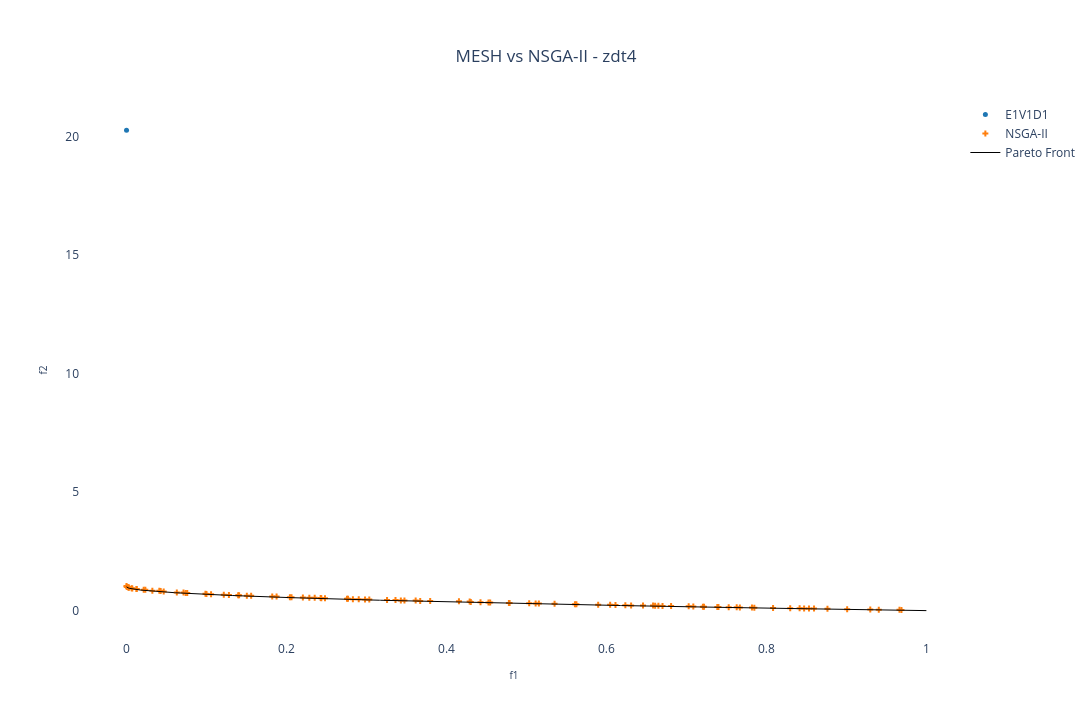

Notebook source saved alongside this figure:
### Markdown cell above
### MESH vs Pymoo 2D:

### Code cell
nsga2_result = pickle.load(open(f'../result/NSGA2_{experiment_name}.pkl', 'rb'))

# Creating a subplot
fig = go.Figure()

add_MESH = True
if(add_MESH):
    for i in range(num_dataset):
        fig.add_trace(pareto_front[i])

fig.add_trace(go.Scatter(x=nsga2_result['combined'][1][:,0], 
               y=nsga2_result['combined'][1][:,1],
               mode='markers', marker=dict(size=5, symbol=marker_symbols[(num_dataset + 1) % num_symbols], color=solid_colors[-1]),
               name="NSGA-II")
               )

# Plotting the Pareto front
real_pareto_front = get_pareto(experiment_name, n_pareto_points, position_dim, 2)
fig.add_trace(
	go.Scatter(x=real_pareto_front[:,0],
		y=real_pareto_front[:,1],
		mode='lines', line=dict(width=1, color='black'),
		name='Pareto Front',
		showlegend=(i==0)
		)
	)

# Setting layout
fig.update_layout(
    showlegend=True,
    xaxis=dict(title=dict(text='f1', font=dict(size=10))),
    yaxis=dict(title=dict(text='f2', font=dict(size=10))),
    title=dict(
        text='MESH vs NSGA-II - ' + experiment_name,
        x=0.5,  # Centering the title
        xanchor='center',
        yanchor='top'
    ),
    #margin=dict(l=0, r=0, b=0, t=0), # Rearrange the margin
    width=1520,   # Figure width (pixels)
    height=720,  # Figure height (pixels)
    paper_bgcolor="white",
    plot_bgcolor='white'
)

# Showing the figure
fig.show()

### Figure 1 — Plotly figure (JSON) as saved in the notebook; plotly's stock layout.template omitted (floating-point values rounded to 4 significant figures; data arrays with more than 128 entries replaced by an {"elided": "..."} marker saying what was removed)
{"data": [{"marker": {"color": "#1f77b4", "size": 5, "symbol": "circle"}, "mode": "markers", "name": "E1V1D1", "showlegend": true, "type": "scatter", "x": [0], "y": [20.26]}, {"marker": {"color": "#ff7f0e", "size": 5, "symbol": "cross"}, "mode": "markers", "name": "NSGA-II", "type": "scatter", "x": [0, 0.0001518, 0.0009489, 0.002311, 0.002611, 0.002826, 0.006353, 0.007193, 0.01248, 0.01265, 0.02146, 0.02354, 0.0323, 0.04102, 0.04266, 0.04649, 0.06287, 0.07127, 0.07402, 0.07591, 0.09868, 0.09995, 0.1057, 0.1216, 0.128, 0.1396, 0.1407, 0.1504, 0.1558, 0.1822, 0.1876, 0.2043, 0.2063, 0.2205, 0.2286, 0.2353, 0.2427, 0.2435, 0.2481, 0.2756, 0.2769, 0.283, 0.2903, 0.2982, 0.3035, 0.3257, 0.3363, 0.343, 0.3475, 0.3615, 0.3672, 0.3796, 0.4156, 0.429, 0.4304, 0.4426, 0.4526, 0.4547, 0.4781, 0.4789, 0.5034, 0.5115, 0.5155, 0.5352, 0.5606, 0.5625, 0.5897, 0.6046, 0.6113, 0.6236, 0.6309, 0.6457, 0.6583, 0.6608, 0.665, 0.6701, 0.6808, 0.7028, 0.7086, 0.7206, 0.722, 0.7386, 0.74, 0.7529, 0.7629, 0.7668, 0.782, 0.7849, 0.8083, 0.8298, 0.8415, 0.8471, 0.8532, 0.8595, 0.8763, 0.901, 0.9299, 0.9405, 0.9664, 0.9689], "y": [1.037, 1.009, 0.998, 0.9855, 0.9695, 0.9665, 0.9419, 0.9342, 0.9085, 0.9074, 0.8814, 0.877, 0.8407, 0.8345, 0.8255, 0.8039, 0.7676, 0.7662, 0.7469, 0.7425, 0.708, 0.7018, 0.6922, 0.6687, 0.6599, 0.6476, 0.6426, 0.629, 0.6223, 0.5956, 0.5924, 0.5654, 0.5613, 0.5534, 0.5453, 0.5384, 0.5359, 0.526, 0.5203, 0.4963, 0.4952, 0.4827, 0.48, 0.4719, 0.4637, 0.445, 0.4435, 0.4308, 0.426, 0.4244, 0.4086, 0.4034, 0.397, 0.3889, 0.3585, 0.3507, 0.3452, 0.3386, 0.3212, 0.3199, 0.3115, 0.3023, 0.3004, 0.288, 0.27, 0.2694, 0.2517, 0.2465, 0.2325, 0.2231, 0.2194, 0.219, 0.2142, 0.2045, 0.2013, 0.1936, 0.1891, 0.1861, 0.1729, 0.1628, 0.1618, 0.1522, 0.1522, 0.144, 0.1382, 0.1353, 0.1293, 0.1256, 0.1122, 0.1001, 0.09489, 0.09178, 0.08682, 0.08395, 0.07453, 0.0616, 0.04618, 0.04057, 0.03169, 0.03088]}, {"line": {"color": "black", "width": 1}, "mode": "lines", "name": "Pareto Front", "showlegend": true, "type": "scatter", "x": {"elided": "1000 float values"}, "y": {"elided": "1000 float values"}}], "layout": {"height": 720, "paper_bgcolor": "white", "plot_bgcolor": "white", "showlegend": true, "title": {"text": "MESH vs NSGA-II - zdt4", "x": 0.5, "xanchor": "center", "yanchor": "top"}, "width": 1520, "xaxis": {"title": {"font": {"size": 10}, "text": "f1"}}, "yaxis": {"title": {"font": {"size": 10}, "text": "f2"}}}}
